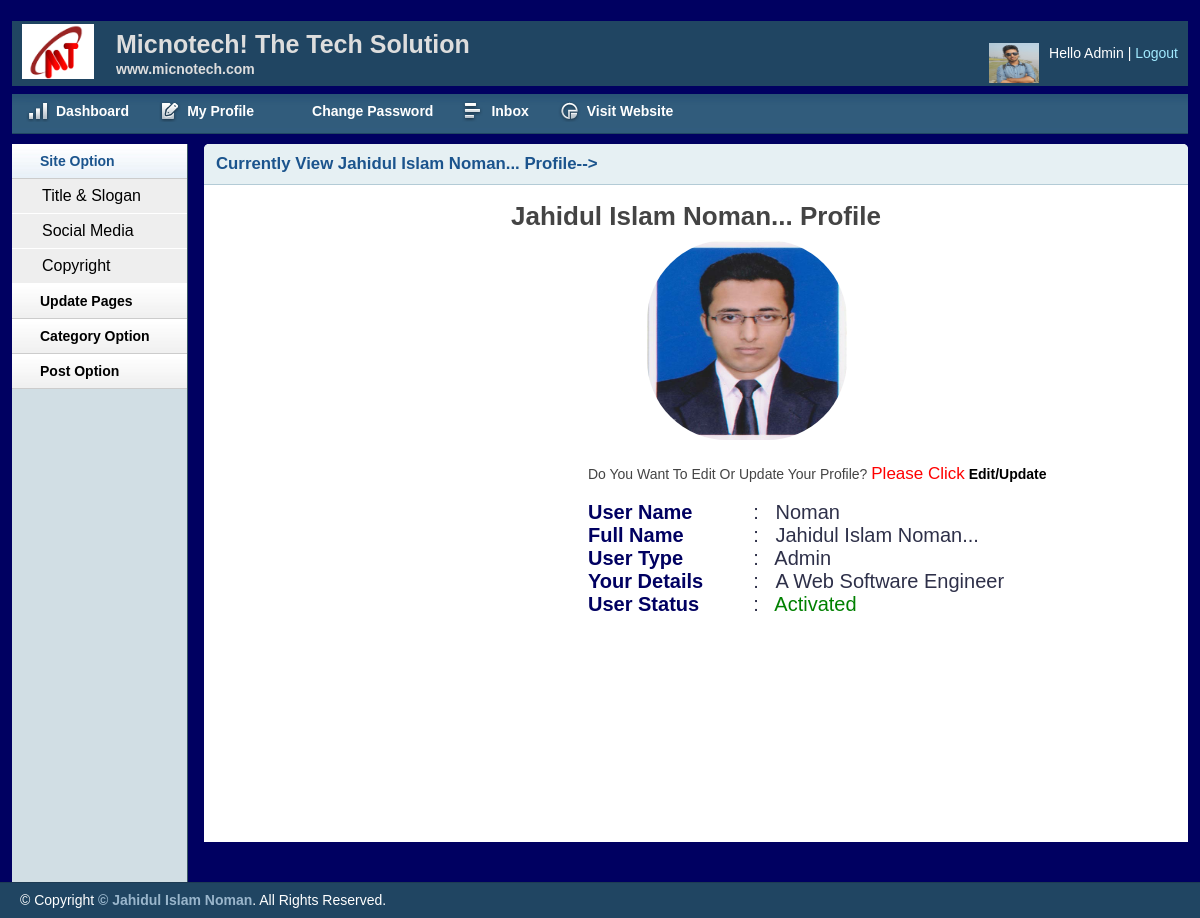
The app's page /admin/userview.php?viewid=1 (signed in) with its own data.
### tables this page shows
CREATE TABLE IF NOT EXISTS `tbl_user` (
  `id` int(11) NOT NULL AUTO_INCREMENT,
  `fullname` varchar(400) NOT NULL,
  `username` varchar(200) NOT NULL,
  `details` varchar(350) NOT NULL,
  `password` varchar(200) NOT NULL,
  `image` varchar(250) DEFAULT NULL,
  `role` int(11) NOT NULL,
  `visible` int(11) DEFAULT NULL,
  PRIMARY KEY (`id`)
);

CREATE TABLE IF NOT EXISTS `user_role` (
  `id` int(11) NOT NULL AUTO_INCREMENT,
  `name` varchar(250) NOT NULL,
  `role` int(11) NOT NULL,
  PRIMARY KEY (`id`)
);

### lib/Database.php (called while the page is built, shortened)
<?php
Class Database{
	public $host   = DB_HOST;
	public $user   = DB_USER;
	public $pass   = DB_PASS;
	public $dbname = DB_NAME;
	public $link;
	private function connectDB(){
	$this->link = new mysqli($this->host, $this->user, $this->pass, $this->dbname);
 }
	public function select($query){
		$result = $this->link->query($query) or die($this->link->error.__LINE__);
		if($result->num_rows > 0){
			return $result;
		} else {
			return false;
		}
	}
}

### admin/userview.php (the view, shortened to what this page needs)
<?php include 'inc/header.php';?>
<?php include 'inc/sidebar.php';?>
<?php
  if(!isset($_GET['viewid']) || $_GET['viewid']==NULL){
        header("Location:userlist.php");
    }
    else {
        $viewid=  mysqli_real_escape_string($db->link,$_GET['viewid']);
    }
?>
        <div class="grid_10">
            <div class="box round first grid">
                <?php
                $query="SELECT * FROM tbl_user WHERE id='$viewid'";
                $val=$db->select($query)->fetch_assoc();
                ?>
                <h2>Currently View <?php echo ucwords($val["fullname"]);?> Profile--></h2>
                <div class="block sloginblock">
                    <div class="self">
                        <?php
                        $sql="SELECT * FROM tbl_user WHERE id='$viewid'";
                        $value=$db->select($sql);
                        if($value){
                        while($result=$value->fetch_assoc()){
                        ?>
                        <h3><?php echo ucwords($result['fullname']); ?> Profile</h3>
                          <img class="pic" src="<?php echo $result['image']; ?>" alt="" />
                        <div class="self_part">
                            <br>
                            <table>
                                <tr>
                                    <td><span class="con_part1">User Name</span> </td>
                                    <td ><span class="con_part">:&nbsp;&nbsp;&nbsp;<?php echo ucwords($result['username']); ?></span></td>
                                </tr>
                                <tr>
                                    <td><span class="con_part1">Full Name</span>  </td>
                                    <td ><span class="con_part">:&nbsp;&nbsp;&nbsp;<?php echo ucwords($result['fullname']); ?></span></td>
                                </tr>
                                <tr>
                                    <td><span class="con_part1">User Type</span>  </td>
                                    <td ><span class="con_part">:&nbsp;&nbsp;
                                         <?php
                                       $power=$result['role'];
                                       $query="SELECT * FROM user_role WHERE role='$power'";
                                       $data=$db->select($query);
                                       while($permit=$data->fetch_assoc()){
                                            echo ucwords($permit['name']);
                                       }
                                       ?>
                                         </span></td>
                                </tr>
                                <tr>
                                    <td><span class="con_part1">Your Details</span>  </td>
                                    <td ><span class="con_part">:&nbsp;&nbsp;&nbsp;<?php echo ucwords($result['details']); ?></span></td>
                                </tr>
                                <tr>
                                    <td><span class="con_part1">User Status</span>  </td>
                                    <td ><span class="con_part">:&nbsp;&nbsp;
                                          <?php
                                       if($result['visible']==20){
                                           echo "<span style='color:red;font-wight:bold;'>Deactivated</span>";
                                       }
                                       else {
                                           echo "<span style='color:green;font-wight:bold;'>Activated</span>";
                                       }
                                       ?>
                                        </span></td>
                                </tr>
                                <p>Do You Want To Edit Or Update Your Profile?
                                    <span class="up">Please Click</span> <a href="profiledit.php?myid=<?php echo $result['id'];?>">Edit/Update</a></p>
                            </table>
                        <?php } ?>
                        <?php } ?>
                        </div>
                    </div>
            </div>
        </div>
 <?php include 'inc/footer.php';?>

### admin/css/layout.css (style rules this page uses)
body { background: #000061 none repeat scroll 0 0; color: #444; font-size: 14px; padding: 0; }
a { color: #000; font-weight:bold; text-decoration: none; }
h1, h2, h3, h4, h5, h6 { line-height:1.2em; margin-bottom:.3em; }
h2 { margin-top:1em; }
.box { background:#fff; margin-bottom:20px; padding:10px 10px 10px 10px; margin-left:-8px; }
.box.grid { padding-bottom:40px; }
.box.round { -moz-border-radius: 5px 5px 0px 0px; -webkit-border-radius: 5px 5px 0px 0px; border-radius: 5px 5px 0px 0px; }
.box h2 { font-size:1.2em; font-weight:bold; color:#1B548D; background:#E6F0F3; margin:-10px -10px 0 -10px; padding:10px 12px; border-bottom:1px solid #B3CBD6; -moz-border-radius: 5px 5px 0px 0px; -webkit-border-radius: 5px 5px 0px 0px; border-radius: 5px 5px 0px 0px; }
.box.first { min-height: 406px; }
.block { padding-top:16px; }
p { margin-bottom:1em; }
.block { padding-bottom:1px; }

### admin/inc/header.php (style rules this page uses)
.self { min-height: 600px; }
.self_part { margin-left:374px; }
.self h3 { text-align: center; font-size: 26px; }
.pic { width:200px; height:200px; margin-left:433px; border-radius: 40%; }
.con_part { margin-left:50px; font-weight: normal; font-size: 20px; color:#2E3049; }
.con_part1 { font-weight: bold; font-size:20px; color:#000061; }
.up { color:red; font-size: 17px; }

### records on screen
tbl_user: fullname "Jahidul Islam Noman...", image (picture), username "Noman", details "A Web Software Engineer", visible "Activated"
user_role: name "Admin"

### other values on screen
session::get("username") "Admin"
